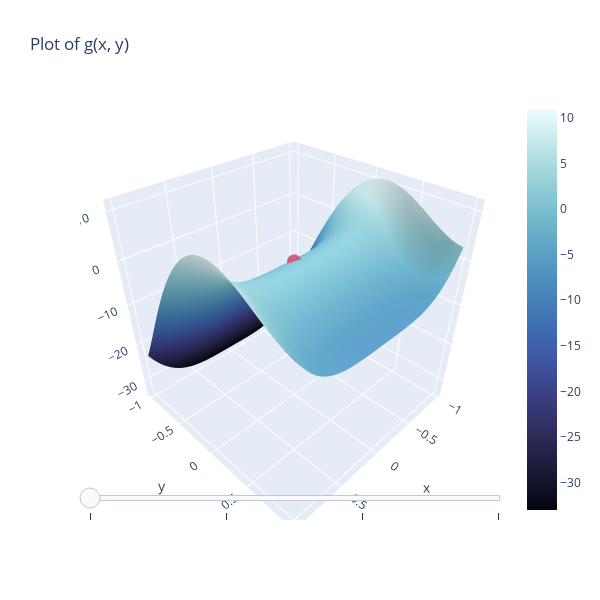

The cell this chart's notebook holds for it:
### Code cell
# This piece of code creates a 3d plot with easily controllable scale 
# (since the builtin feature is chaotic and hard to control for me), 
# and animation of algorythm's steps (also controlled by a slider)


MIN_SCALE_RANGE = 1
MAX_SCALE_RANGE = 6
SCALE_SLIDER_STEP = 1
MESH_DENSITY = 100

alg_steps = np.array([[0,0]])
X_STEPS, Y_STEPS = alg_steps[:,0], alg_steps[:,1]
Z_STEPS = [g([x, y]) for x, y in zip(Y_STEPS, X_STEPS)]

fig = go.Figure()
# add trace for each scale step
for step in np.arange(MIN_SCALE_RANGE, MAX_SCALE_RANGE, SCALE_SLIDER_STEP):
    # create plot's main surface (plot of g(x, y))
    X, Y = 2*[np.linspace(-step, step, MESH_DENSITY)]
    f_surface_params = dict(z=[[g([x, y]) for y in Y] for x in X], 
                            x=X, 
                            y=Y, 
                            visible=False,
                            colorscale ='ice')
    # create step traces
    step_traces_params = dict(z=Z_STEPS, 
                              x=X_STEPS, 
                              y=Y_STEPS, 
                              visible=False,
                              name='alg steps',
                              marker=dict(size=5,
                                          color=Z_STEPS,
                                          colorscale='burg'))
    # add function surface plot
    fig.add_trace(go.Surface(f_surface_params))
    # add plot of algorithm's steps over the function surface
    fig.add_trace(go.Scatter3d(step_traces_params))

# make first trace visible
fig.data[0].visible, fig.data[1].visible = True, True


# create scale slider
scale_slider_steps = []
for i in range(0, (len(fig.data)//2)-1):
    step = dict(method="update",
                args=[{"visible": [False] * len(fig.data)}],
                label='')
    step["args"][0]["visible"][2*i] = True
    step["args"][0]["visible"][2*i+1] = True
    scale_slider_steps.append(step)

# create algorithm step slider
# step_slider_steps = []
# for i in range(len(fig.data)):
#     step = dict(method="update",
#                 args=[{"visible": [False] * len(fig.data)}],
#                 label='')
#     step["args"][0]["visible"][i] = True
#     step_slider_steps.append(step)

# add sliders
sliders = [dict(steps=scale_slider_steps, yanchor="bottom", currentvalue=dict(visible=False))]
# dict(steps=step_slider_steps, yanchor="middle", currentvalue=dict(visible=False)) 

fig.update_layout(sliders=sliders, title='Plot of g(x, y)', autosize=False, height=600, width=600)
fig.show()
